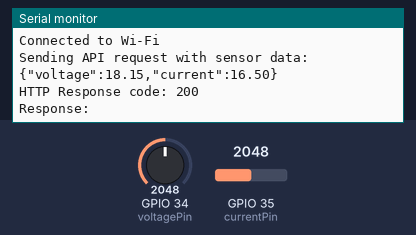
The sketch below on a simulated ESP32. Parts: the last lines printed to the serial monitor. Inputs (shaded band) come from the test bench; at power-on: GPIO 34 (voltagePin) = 2048, GPIO 35 (currentPin) = 2048. WiFi joins after 1.5 s; servers stay silent unless stated; uploads are accepted with an empty reply.

Above: at 3.2 s.
3.3 s: GPIO 34 (voltagePin) set to 2866
At 3.36 s:
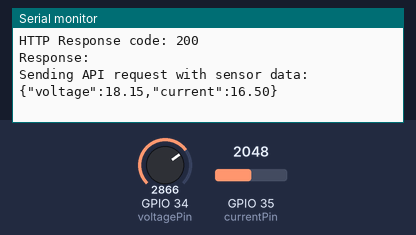
4.9 s: GPIO 35 (currentPin) set to 2866
At 6.3 s:
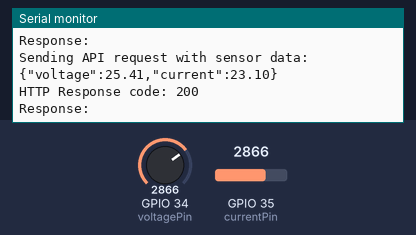
6.5 s: GPIO 34 (voltagePin) set to 3603
At 7.4 s:
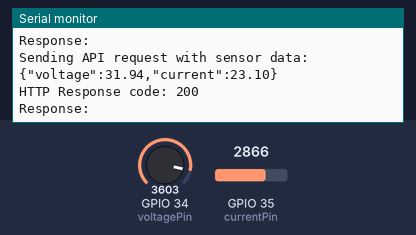
8.1 s: GPIO 35 (currentPin) set to 3603
At 10.2 s:
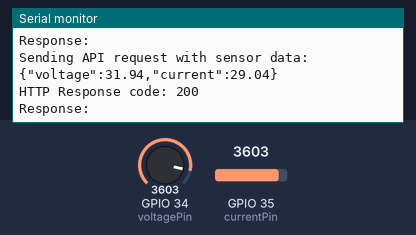
Timing chart, 0 to 10.7 s (numbered marks = the images above; inputs shaded):
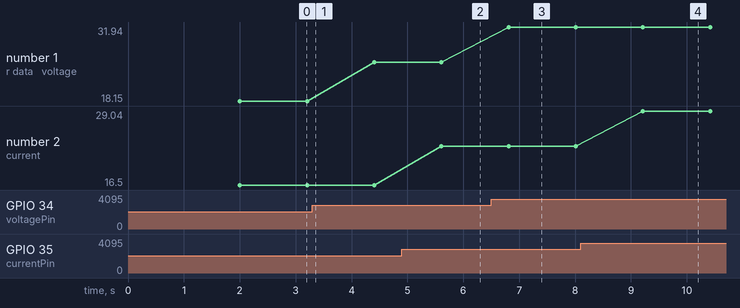

Measured:
- after the input at 4.9 s, the serial monitor: prints a new line after 0.71 s (image 2)
- after the input at 6.5 s, the serial monitor: prints a new line after 0.31 s (image 3)
- after the input at 8.1 s, the serial monitor: prints a new line after 1.1 s (image 4)
- plotted number 1: 18.15 → 25.41 after the input at 3.3 s, 25.41 → 31.94 after the input at 6.5 s
- plotted number 2: 16.5 → 23.1 after the input at 4.9 s, 23.1 → 29.04 after the input at 8.1 s

The sketch:

sketch_dec22b_copy_20250323235201.ino
```cpp
#include <WiFi.h>
#include <HTTPClient.h>

// Wi-Fi credentials
const char* ssid = "MyWIFI";
const char* password = "migara555";

// API URL
const char* serverName = "http://192.168.180.69:8080/api/energy/simulate";

// Sensor pins
const int voltagePin = 34;
const int currentPin = 35;

// ADC settings
const float referenceVoltage = 3.3;
const int resolution = 4095;

// Sensor calibration factors
const float voltageFactor = 11.0;
const float currentFactor = 0.1;

String generateSensorData() {
    // Read raw analog values from sensors
    int rawVoltage = analogRead(voltagePin);
    int rawCurrent = analogRead(currentPin);

    // Convert raw values to actual voltage and current
    float voltage = (rawVoltage * referenceVoltage / resolution) * voltageFactor; // Scale the voltage
    float current = (rawCurrent * referenceVoltage / resolution) / currentFactor; // Scale the current

    // Create JSON payload
    String jsonPayload = "{";
    jsonPayload += "\"voltage\":" + String(voltage, 2) + ",";
    jsonPayload += "\"current\":" + String(current, 2);
    jsonPayload += "}";
    return jsonPayload;
}

void setup() {
    Serial.begin(115200);

    // Initialize Wi-Fi
    WiFi.begin(ssid, password);
    Serial.println("Connecting to Wi-Fi...");
    while (WiFi.status() != WL_CONNECTED) {
        delay(1000);
        Serial.print(".");
    }
    Serial.println("\nConnected to Wi-Fi");

    // Configure ADC pins
    pinMode(voltagePin, INPUT);
    pinMode(currentPin, INPUT);
}

void loop() {
    if (WiFi.status() == WL_CONNECTED) {
        HTTPClient http;

        // Generate sensor data
        String sensorData = generateSensorData();
        Serial.println("Sending API request with sensor data: " + sensorData);

        // Send POST request
        http.begin(serverName);
        http.addHeader("Content-Type", "application/json"); // Set content type
        int httpResponseCode = http.POST(sensorData);

        if (httpResponseCode > 0) {
            String response = http.getString();
            Serial.println("HTTP Response code: " + String(httpResponseCode));
            Serial.println("Response: " + response);
        } else {
            Serial.println("Error on sending POST: " + String(httpResponseCode));
        }

        http.end(); // Free resources
    } else {
        Serial.println("Wi-Fi not connected");
    }

    delay(1000); // Send a request every 1 second
}
```
